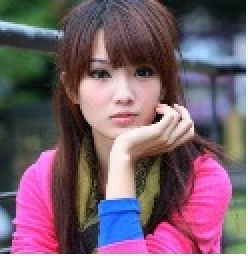
%> input picture Image Proccess/char_1_基础知识/pic/girl.jpg, 124 x 128 px (shown 2 times larger)
$ octave '最邻近插值.m'   (GNU Octave 9; MATLAB toolbox functions it lacks are replaced by stand-ins)
%> lines starting %> are read from the running program, lines starting %| are printed output that depends on the picture
img = imread('girl.jpg');
%> img is the input picture: size 128x124x3 uint8; mean R, G, B 119, 93.4, 107.5
img = rgb2gray(img);
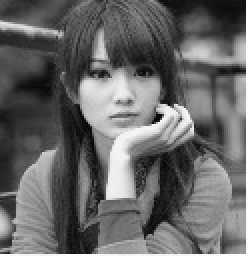
%> img: size 128x124 uint8 (shown 2 times larger); min 5, max 255, mean 102.6
imshow(img);
[m n]=size(img);%128 x 124
%> m = 128; n = 124
w = m*6;
%> w = 768
h = n*6;
%> h = 744
imgn = zeros(w,h);

%放大后行列间距是原图行列间距的倍数
% plus:间距数量为：  行数（列数） - 1，压缩后小方格长宽
% w_step，h_step倍 （小于1）
w_step = (m-1)/(w-1);
%> w_step = 0.166
h_step = (n-1)/(h-1);
%> h_step = 0.166

for x=1:w
    for y=1:h
        %原点（1，1）还对应（1，1）
        pix = [(x-1)*w_step (y-1)*h_step];
        %依据四舍五入来判断离哪个最近
        imgn(x,y)=img(round(pix(1))+1,round(pix(2))+1);
    end
end
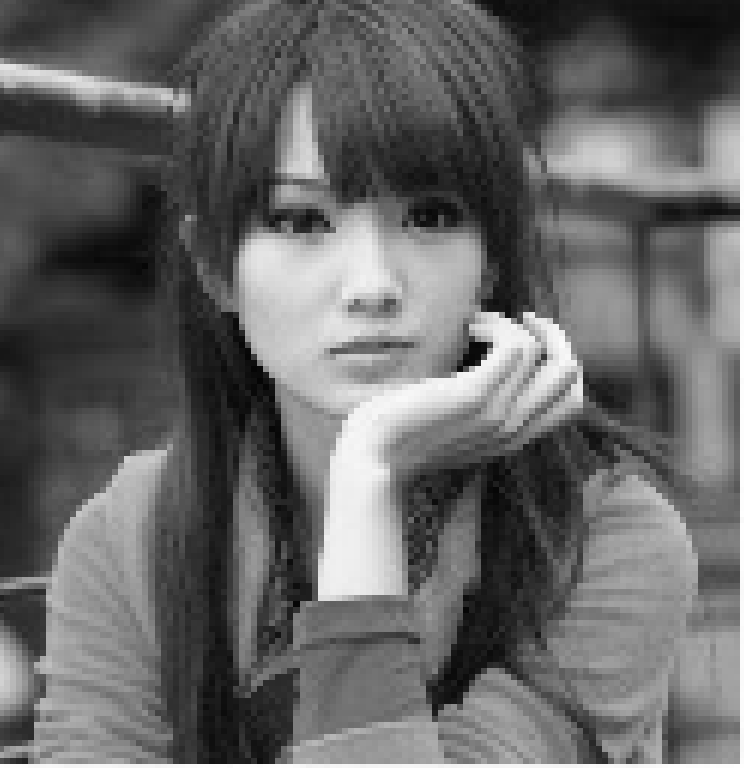
%> imgn: size 768x744 double; min 5, max 255, mean 102
figure,imshow(uint8(imgn))
